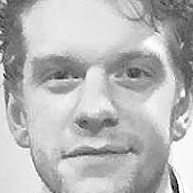
#> input picture PythonFacebookFaceRecognition/faces/f5e053ef-4f1d-4586-87e5-449864754549/10205846681551010.jpg, 193 x 193 px, given in place of test2.jpg, which was not available
$ python demo.py
#> lines starting #> are read from the running program, lines starting #| are printed output that depends on the picture; pictures that were not available may be replaced by others from this repository, and a replacement may not be noted
### PythonFacebookFaceRecognition/face_detector.py
import os
from math import sqrt, pow

import cv2
import psycopg2


class FaceDetector:
    # [68 lines left out: functions distance, ingest, not called in this run]

    def detect_file(self, filename):
#> called with filename = 'test2.jpg'
        img = cv2.imread(filename)
#> img is the input picture: shape (193, 193, 3); min 0, max 255, mean 184.3
        return self.detect(img)

    def detect(self, img):
        face_cascade = cv2.CascadeClassifier('/Users/wsgreen/workspace/UpdatedDrop/PythonFacebookFaceRecognition/haarcascade_frontalface_default.xml')
        if img is None or not img.size:
            print("Couldn't read image")
            return None
        gray = cv2.cvtColor(img, cv2.COLOR_BGR2GRAY)
        gray = cv2.equalizeHist(gray)
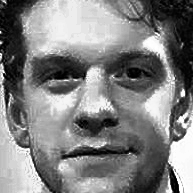
#> gray: shape (193, 193); min 0, max 255, mean 128.7
        print(gray.shape)
#| (193, 193)
        faces = face_cascade.detectMultiScale(gray)
#> faces = [[11, 10, 170, 170]]
        cropped_faces = []
        for x,y,w,h in faces:
            cropped_faces.append(gray[y:y+h, x:x+w])
#> this loop made 1 pass
#> after the loop, cropped_faces = 1 item

        return cropped_faces


# [3 lines that do not run on import are left out]

### PythonFacebookFaceRecognition/face_recognizer.py
import cv2
import os
import psycopg2
import numpy as np
import pickle


class FaceRecognizer:

    # [46 lines left out: function train, not called in this run]

    def recognize_file(self, filename, user_id):
        return self.recognize(cv2.imread(filename, 0), user_id)

    def recognize(self, img, user_id):
        try:
            conn = psycopg2.connect("dbname='InfiniteDrop' user='postgres' host='127.0.0.1' password='@Potinas235_pos'")
        except:
            print("unable to connect to the database")
            return None, None
        cur = conn.cursor()
        cur.execute("""SELECT user2 as friend from user_relationship where user1=%s::uuid""", [user_id])
        results = cur.fetchall()
        users = [user_id]
        for result in results:
            users.append(result[0])

        max_confidence = -1.0
        user_prediction = 0
        for user in users:
            modelpath = os.path.join("/Users/wsgreen/workspace/UpdatedDrop/PythonFacebookFaceRecognition/models", user)
            if not os.path.isfile(modelpath):
                print("nofile", modelpath)
                continue
            model = cv2.face.LBPHFaceRecognizer_create()
            model.read(modelpath)
            model.setThreshold(90.0)
            prediction, confidence = model.predict(img)
            print(prediction, confidence)
            if prediction and confidence > max_confidence:
                user_prediction = user
                max_confidence = confidence

        return user_prediction, max_confidence


# [5 lines that do not run on import are left out]

### PythonFacebookFaceRecognition/demo.py
import sys

from face_detector import FaceDetector
from face_recognizer import FaceRecognizer
import psycopg2

fd = FaceDetector()
fr = FaceRecognizer()

faces = fd.detect_file("test2.jpg")
#> faces = 1 item
users = []
for face in faces:
#> (the run stopped early here; a loop or call above may not have finished)

$ run again, on PythonFacebookFaceRecognition/faces/f5e053ef-4f1d-4586-87e5-449864754549/498848190284862.jpg
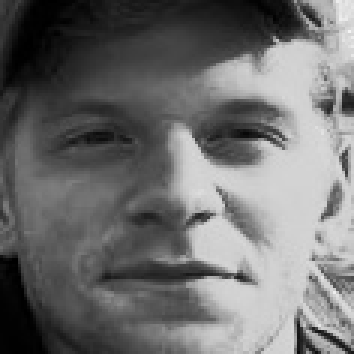
#> input picture PythonFacebookFaceRecognition/faces/f5e053ef-4f1d-4586-87e5-449864754549/498848190284862.jpg, 118 x 118 px, given in place of test2.jpg, which was not available (shown 3 times larger)
#> in detect_file, img is the input picture: shape (118, 118, 3); min 0, max 244, mean 110.1
#> in detect, `gray = cv2.equalizeHist(gray)`:
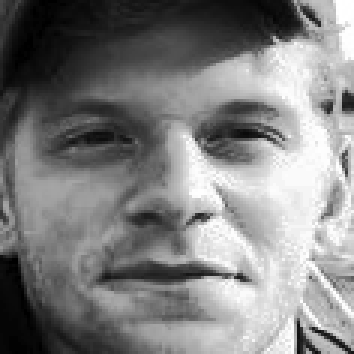
#> gray: shape (118, 118) (shown 3 times larger); min 0, max 255, mean 128
#| (118, 118)
#> in detect, `faces = face_cascade.detectMultiScale(gray)`: faces = [[9, 8, 100, 100]]
#> the loop in detect, `for x,y,w,h in faces:` made 1 pass
#> after the loop in detect, `for x,y,w,h in faces:`: cropped_faces = 1 item

$ run again, on PythonFacebookFaceRecognition/faces/f5e053ef-4f1d-4586-87e5-449864754549/498848196951528.jpg
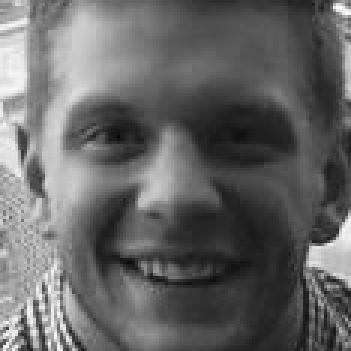
#> input picture PythonFacebookFaceRecognition/faces/f5e053ef-4f1d-4586-87e5-449864754549/498848196951528.jpg, 117 x 117 px, given in place of test2.jpg, which was not available (shown 3 times larger)
#> in detect_file, img is the input picture: shape (117, 117, 3); min 6, max 253, mean 101.8
#> in detect, `gray = cv2.equalizeHist(gray)`:
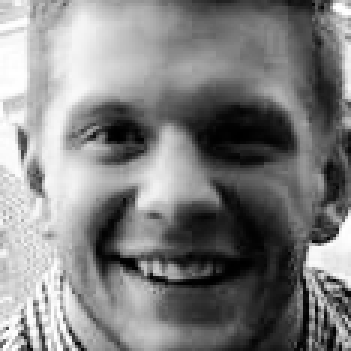
#> gray: shape (117, 117) (shown 3 times larger); min 0, max 255, mean 128.3
#| (117, 117)
#> in detect, `faces = face_cascade.detectMultiScale(gray)`: faces = [[8, 7, 100, 100]]
#> the loop in detect, `for x,y,w,h in faces:` made 1 pass
#> after the loop in detect, `for x,y,w,h in faces:`: cropped_faces = 1 item

$ run again, on PythonFacebookFaceRecognition/faces/f5e053ef-4f1d-4586-87e5-449864754549/498848410284840.jpg
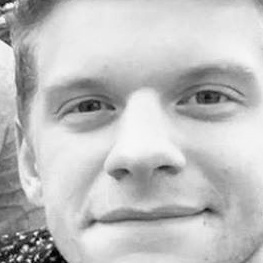
#> input picture PythonFacebookFaceRecognition/faces/f5e053ef-4f1d-4586-87e5-449864754549/498848410284840.jpg, 263 x 263 px, given in place of test2.jpg, which was not available
#> in detect_file, img is the input picture: shape (263, 263, 3); min 0, max 253, mean 190.9
#> in detect, `gray = cv2.equalizeHist(gray)`:
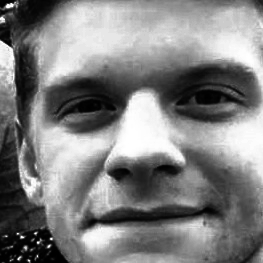
#> gray: shape (263, 263); min 0, max 255, mean 128.7
#| (263, 263)
#> in detect, `faces = face_cascade.detectMultiScale(gray)`: faces = ()
#> after the loop in detect, `for x,y,w,h in faces:`: cropped_faces = []
